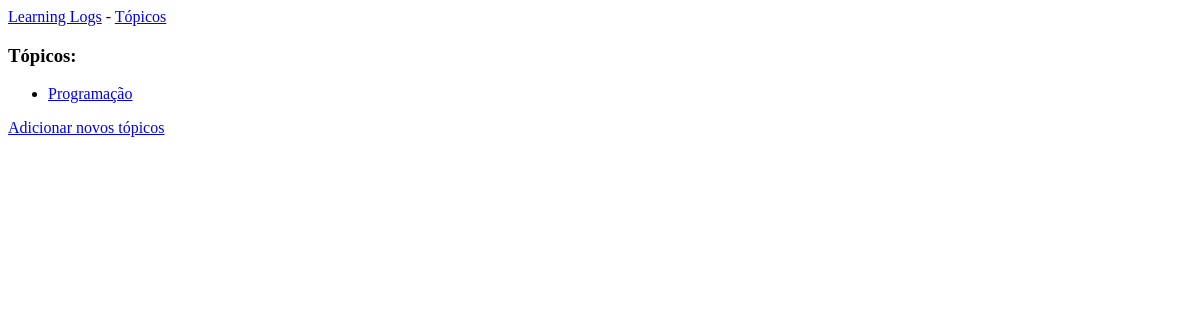
/topics/, run on an earlier commit of the app's database.
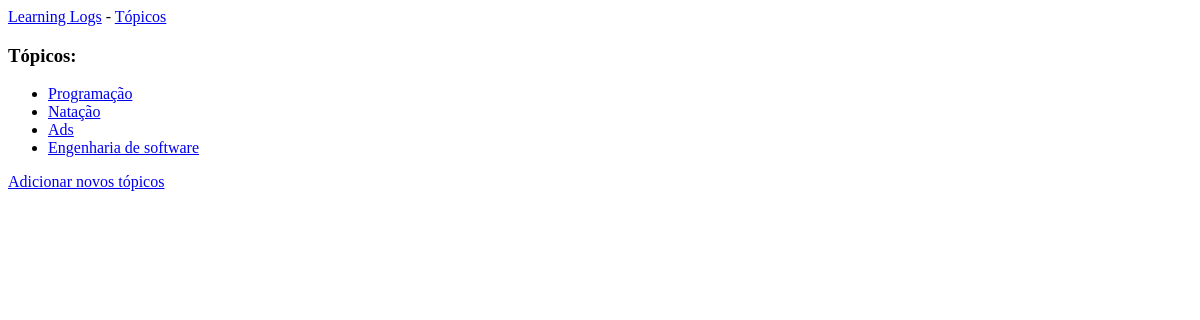
And on a later commit of the database.
### learning_logs/models.py (models this page shows)
class Topic(models.Model):
    text = models.CharField(max_length=200, default='Sem título')
    date_added = models.DateTimeField(auto_now_add=True)
    def __str__(self):
        return self.text

### learning_logs/views.py (the view)
# urls.py: path('topics/', views.topics, name='topics'),
def topics(request):
    topics = Topic.objects.order_by('date_added')
    context = {'topics': topics }
    return render(request, 'learning_logs/topics.html', context)

### learning_logs/templates/learning_logs/topics.html
{% extends "learning_logs/base.html" %}
{% block content %}
    <h3>Tópicos:</h3>
    <ul>
        {% for topic in topics %}
            <li>
                <a href="{% url 'topic' topic.id %}">{{ topic }}</a>
            </li>
        {% empty %}
            <li>Não há tópicos adicionados.</li>
        {% endfor %}
    </ul>
    <a href="{% url 'new_topic' %}">Adicionar novos tópicos</a>
{% endblock content  %}

What changed in the data, as far as the page shows it:
added Topic: text "Natação"
added Topic: text "Ads"
added Topic: text "Engenharia de software"
